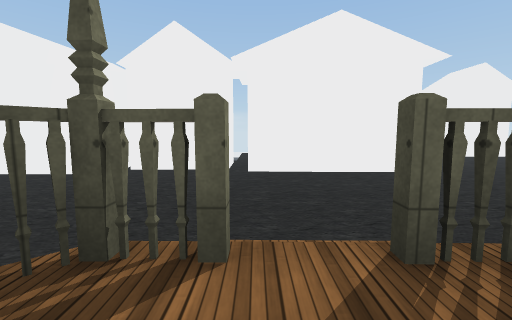
View 1 (above)

24 first-person views from a walk through a 3-D level made in the Unity game engine. The camera is 1.3 m above the floor, tilts 6° down and sees 90° across. The floor is counted in squares, 2 m on a side. Each view is taken from the middle of a square. On the plan, view 1 faces up. The plan holds only what a view shows up to about 9 squares ahead; the rest is blank. The place goes on beyond the plan. The player character is not drawn. Some animated figures are left out. Some surface patterns are stand-ins.

View 2
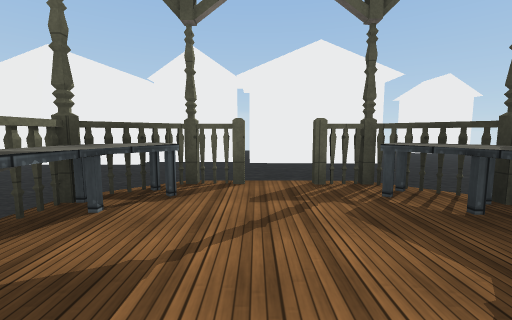

View 3
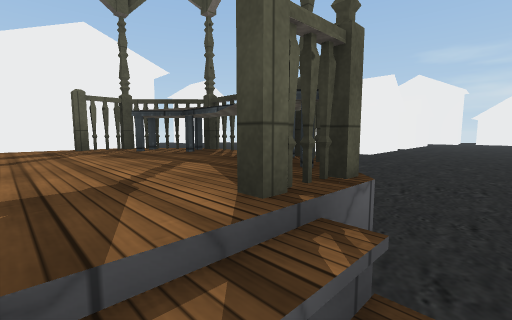

View 4
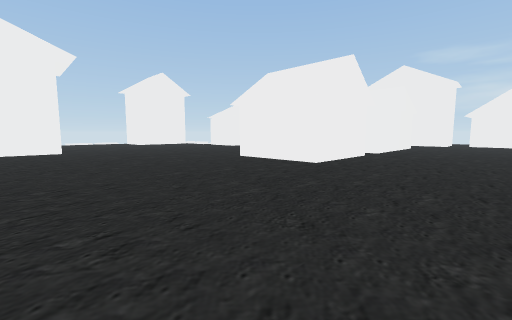

View 5
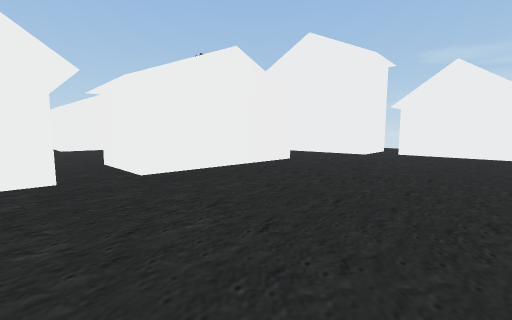

View 6
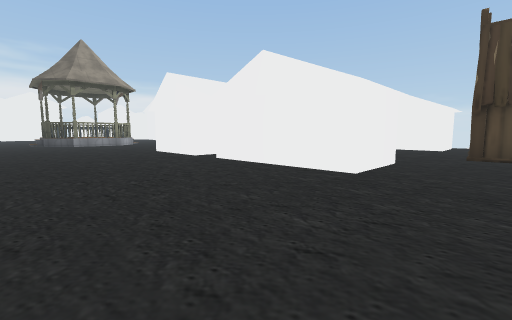

View 7
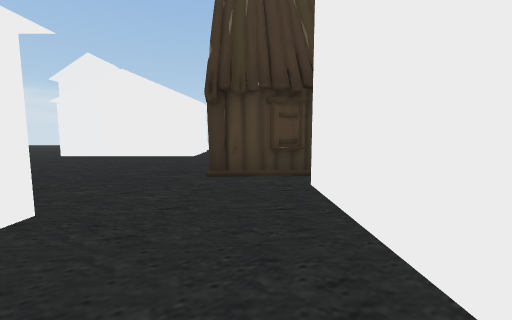

View 8
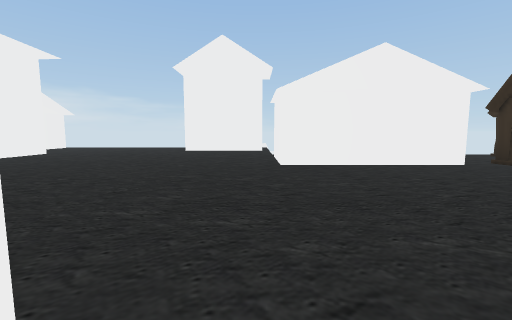

View 9
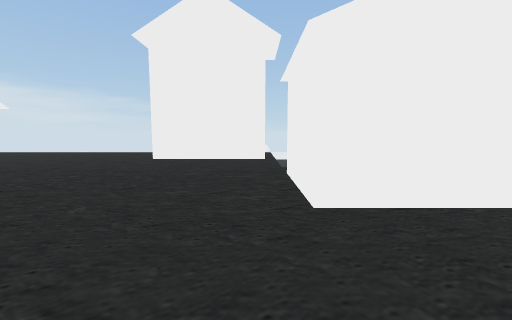

View 10
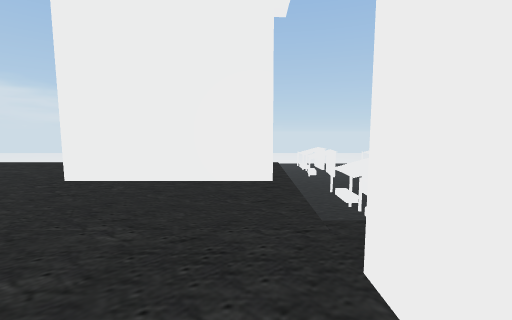

View 11
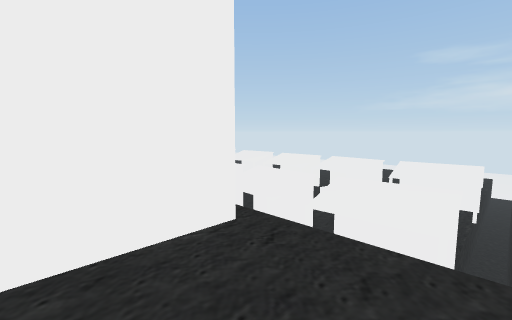

View 12
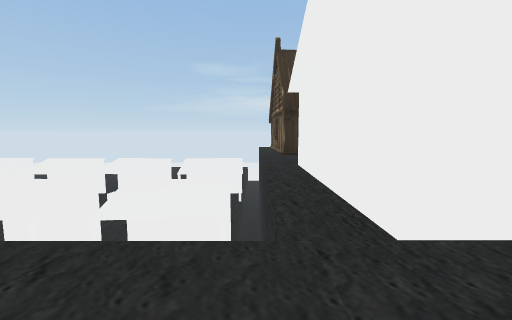

View 13
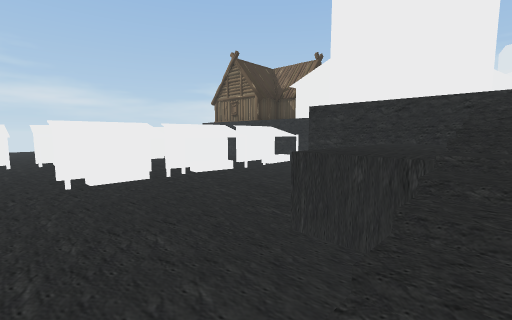

View 14
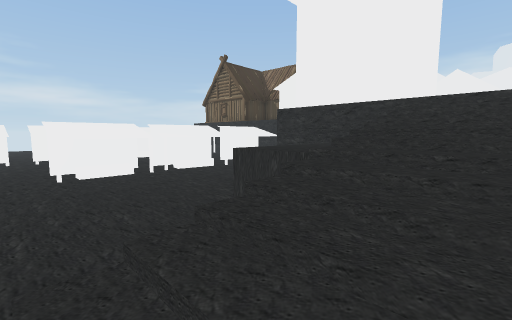

View 15
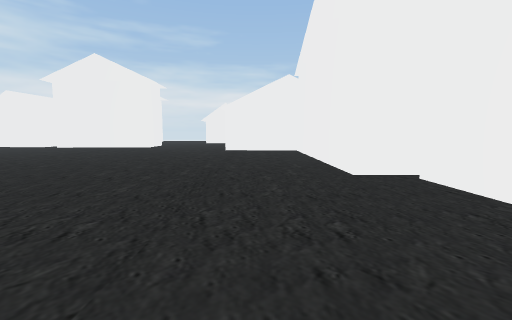

View 16
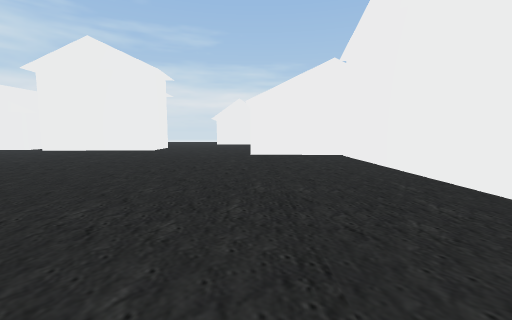

View 17
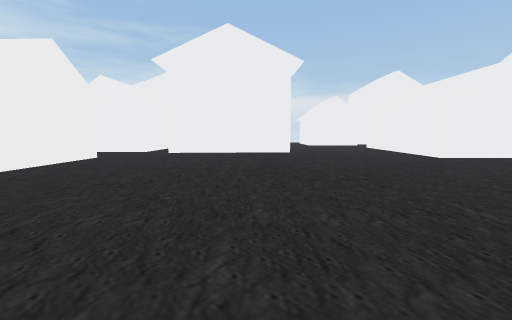

View 18
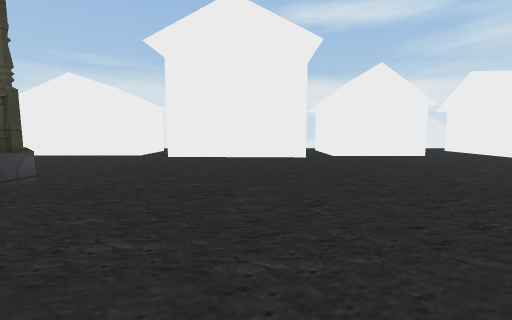

View 19
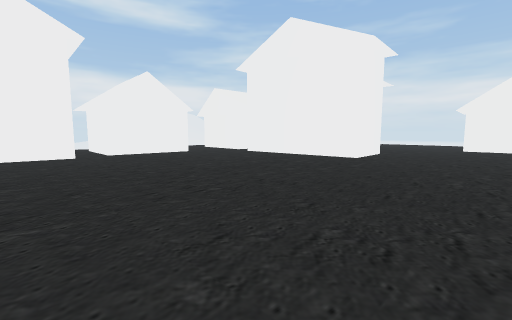

View 20
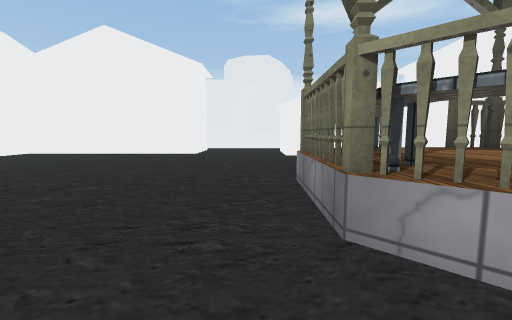

View 21
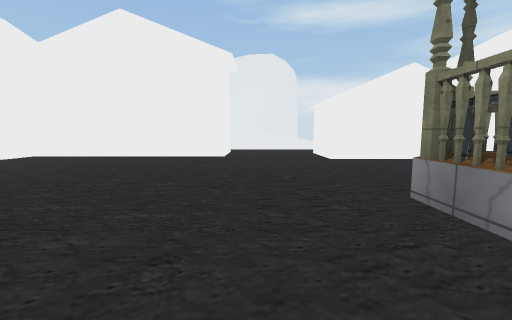

View 22
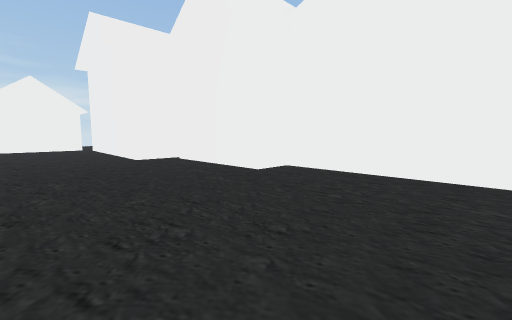

View 23
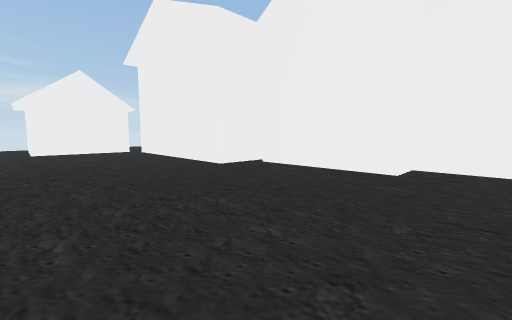

View 24
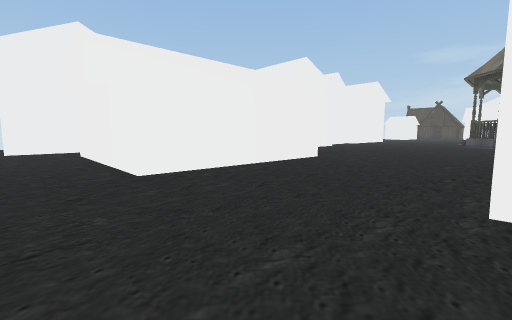

### Floor plan
Key: @ floor where view 1 was taken; # wall or solid block; . main floor; : floor 0.75 m higher than the main floor; - floor 1.75 m lower than the main floor; _ floor 3.5 m lower than the main floor; / step, stairs or slope; = window, fence, low wall or low ledge; ^ raised ledge; O other object.
Columns run from 16 left of view 1 to 19 right of it. Each row starts with its distance up from view 1.
 19                        //__________#
 18                        //______O___O
 17                        //______O
 16                        //-____#O_  #
 15                        //-____##___#
 14                    ___///-____##__
 13                    ......###_____
 12                     .....### _##
 11                     ........  /#___/
 10 ###                 #.......////////
  9 ...            #    #.......####//O#
  8 ..#         #####   #.......#####
  7 ..#   #######...#####..........#O
  6 ..#   #.........................O
  5 ..#   #..........................
  4 ..#####..........................O#
  3 ......................... ........#
  2 ................//......###.#  #..#
  1 ...............=:#^.....###.#  #..#
  0 ...##.........=:@:#.....###.####..##
 -1     #.........=:::=.................
 -2     #..........#:#=................#
 -3     #...........//.................#
 -4     #..............................#
 -5     #.....####................#####
 -6     #. ##.   #.####..##########
 -7     #.  #.   #.#  #..#

Where each view was taken, in squares from view 1:
view 1: 0 up, 0 right, facing up
view 2: 2 down, 0 right, facing up
view 3: 3 down, 0 right, facing up-right
view 4: 3 down, 3 right, facing up-right
view 5: 4 down, 10 right, facing up-right
view 6: 4 down, 17 right, facing up-left
view 7: 0 up, 17 right, facing up
view 8: 2 up, 11 right, facing up
view 9: 5 up, 11 right, facing up
view 10: 8 up, 11 right, facing up
view 11: 10 up, 10 right, facing up-right
view 12: 10 up, 10 right, facing right
view 13: 19 up, 8 right, facing down-right
view 14: 19 up, 7 right, facing down-right
view 15: 5 up, 0 right, facing left
view 16: 4 up, 2 left, facing left
view 17: 1 down, 3 left, facing left
view 18: 2 up, 5 left, facing down
view 19: 3 up, 5 left, facing down-left
view 20: 2 up, 3 right, facing down
view 21: 1 up, 4 right, facing down
view 22: 2 down, 7 right, facing down-right
view 23: 1 down, 9 right, facing down-right
view 24: 0 up, 16 left, facing up-right
